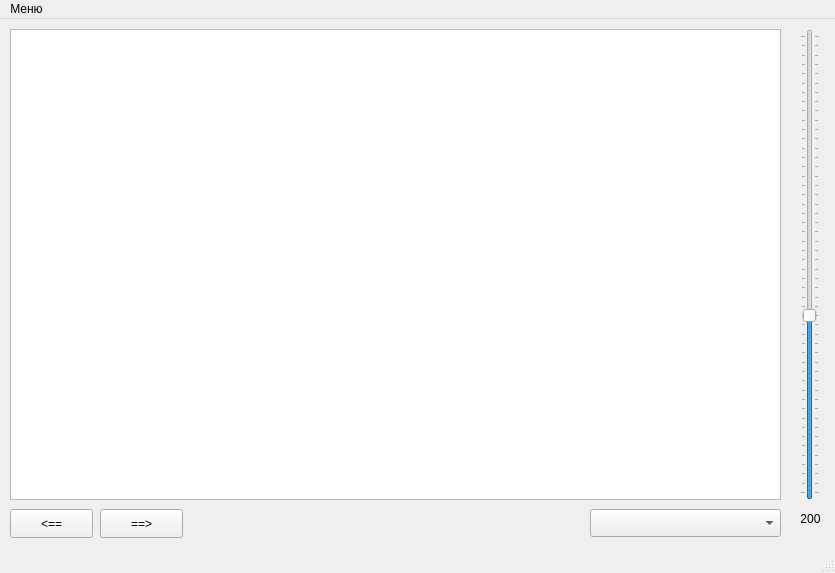
<?xml version="1.0" encoding="UTF-8"?>
<ui version="4.0">
 <class>MainWindow</class>
 <widget class="QMainWindow" name="MainWindow">
  <property name="geometry">
   <rect>
    <x>0</x>
    <y>0</y>
    <width>835</width>
    <height>573</height>
   </rect>
  </property>
  <property name="windowTitle">
   <string>MainWindow</string>
  </property>
  <widget class="QWidget" name="centralwidget">
   <widget class="QGraphicsView" name="graphicsView">
    <property name="geometry">
     <rect>
      <x>10</x>
      <y>10</y>
      <width>771</width>
      <height>471</height>
     </rect>
    </property>
    <property name="dragMode">
     <enum>QGraphicsView::DragMode::NoDrag</enum>
    </property>
   </widget>
   <widget class="QSlider" name="verticalSlider">
    <property name="enabled">
     <bool>true</bool>
    </property>
    <property name="geometry">
     <rect>
      <x>800</x>
      <y>10</y>
      <width>20</width>
      <height>471</height>
     </rect>
    </property>
    <property name="minimum">
     <number>10</number>
    </property>
    <property name="maximum">
     <number>500</number>
    </property>
    <property name="singleStep">
     <number>10</number>
    </property>
    <property name="pageStep">
     <number>10</number>
    </property>
    <property name="value">
     <number>200</number>
    </property>
    <property name="orientation">
     <enum>Qt::Orientation::Vertical</enum>
    </property>
    <property name="tickPosition">
     <enum>QSlider::TickPosition::TicksBothSides</enum>
    </property>
    <property name="tickInterval">
     <number>10</number>
    </property>
   </widget>
   <widget class="QLabel" name="label">
    <property name="enabled">
     <bool>true</bool>
    </property>
    <property name="geometry">
     <rect>
      <x>790</x>
      <y>490</y>
      <width>41</width>
      <height>20</height>
     </rect>
    </property>
    <property name="text">
     <string>200</string>
    </property>
    <property name="alignment">
     <set>Qt::AlignmentFlag::AlignCenter</set>
    </property>
   </widget>
   <widget class="QPushButton" name="pushButton">
    <property name="geometry">
     <rect>
      <x>-730</x>
      <y>490</y>
      <width>80</width>
      <height>24</height>
     </rect>
    </property>
    <property name="text">
     <string>Refresh</string>
    </property>
   </widget>
   <widget class="QPushButton" name="leftButton">
    <property name="geometry">
     <rect>
      <x>10</x>
      <y>490</y>
      <width>83</width>
      <height>29</height>
     </rect>
    </property>
    <property name="text">
     <string>&lt;==</string>
    </property>
   </widget>
   <widget class="QPushButton" name="rightButton">
    <property name="geometry">
     <rect>
      <x>100</x>
      <y>490</y>
      <width>83</width>
      <height>29</height>
     </rect>
    </property>
    <property name="text">
     <string>==&gt;</string>
    </property>
   </widget>
   <widget class="QComboBox" name="comboBox">
    <property name="geometry">
     <rect>
      <x>590</x>
      <y>490</y>
      <width>191</width>
      <height>28</height>
     </rect>
    </property>
   </widget>
  </widget>
  <widget class="QStatusBar" name="statusbar"/>
  <widget class="QMenuBar" name="menuBar">
   <property name="geometry">
    <rect>
     <x>0</x>
     <y>0</y>
     <width>835</width>
     <height>25</height>
    </rect>
   </property>
   <widget class="QMenu" name="menuMenu">
    <property name="title">
     <string>Меню</string>
    </property>
    <addaction name="separator"/>
    <addaction name="separator"/>
    <addaction name="actionFile"/>
    <addaction name="actionExit"/>
    <addaction name="separator"/>
   </widget>
   <addaction name="menuMenu"/>
  </widget>
  <action name="actionFile">
   <property name="text">
    <string>Загрузить файл</string>
   </property>
  </action>
  <action name="actionExit">
   <property name="text">
    <string>Выйти</string>
   </property>
  </action>
  <action name="action_2">
   <property name="text">
    <string>Поменять цвет</string>
   </property>
  </action>
  <action name="changeColor">
   <property name="text">
    <string>Цвет</string>
   </property>
  </action>
 </widget>
 <resources/>
 <connections/>
</ui>
